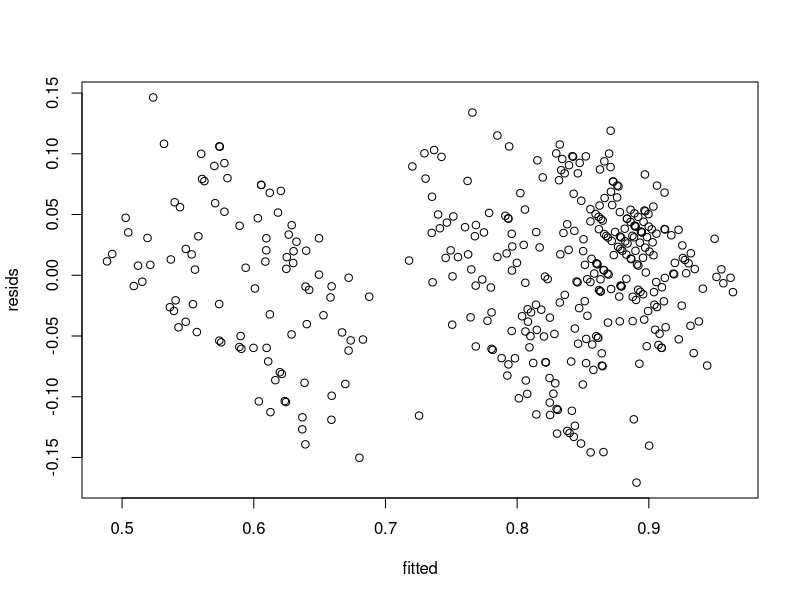
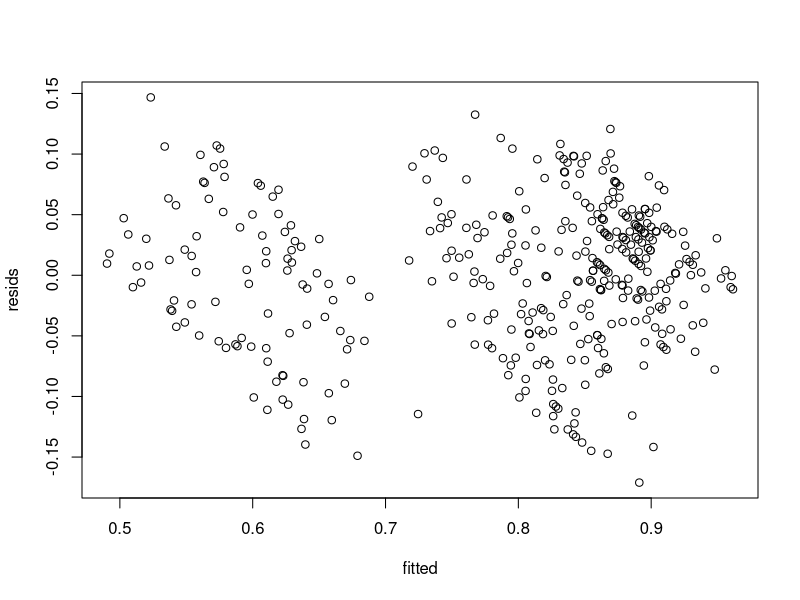
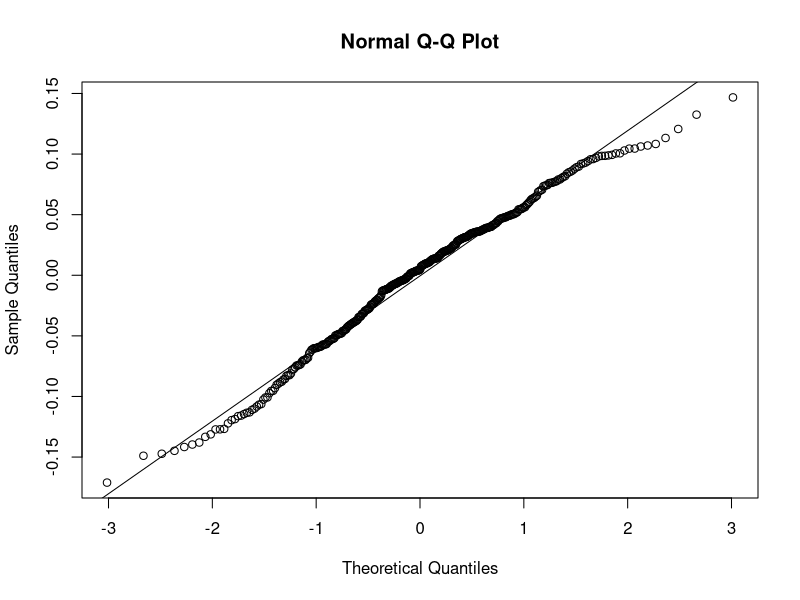
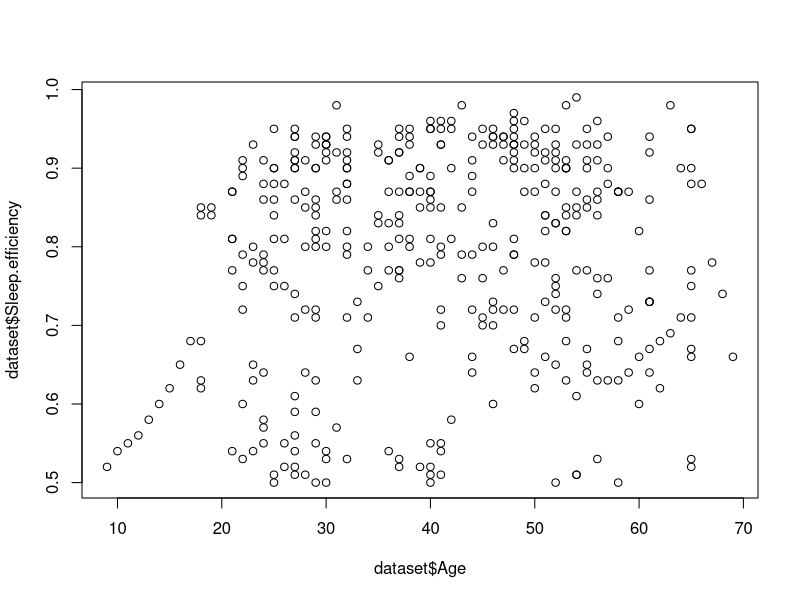
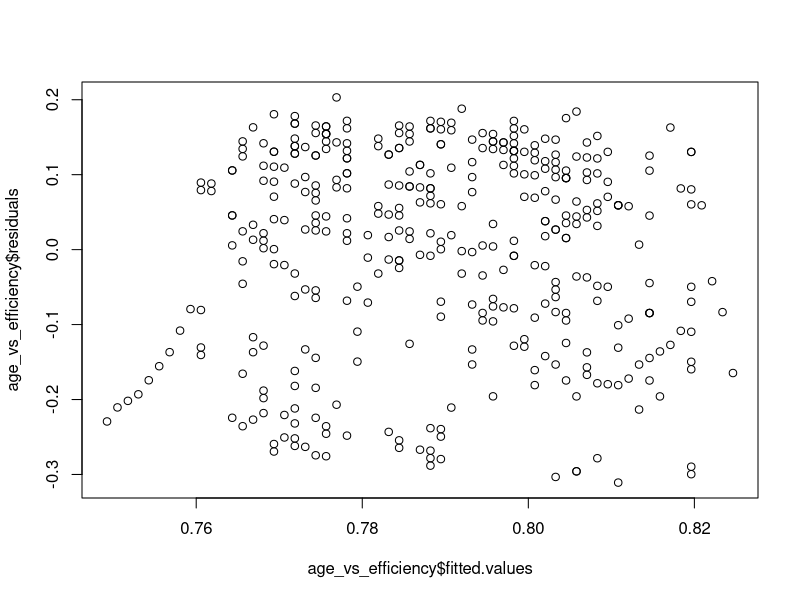
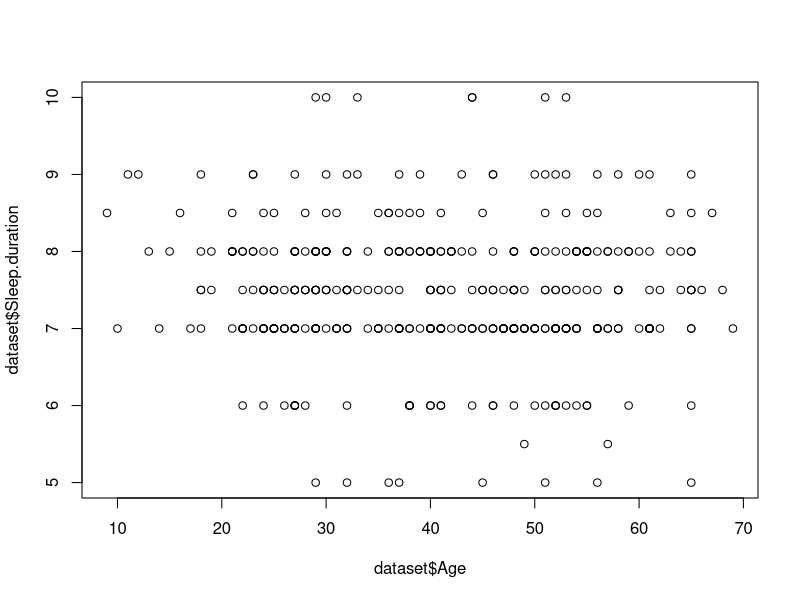
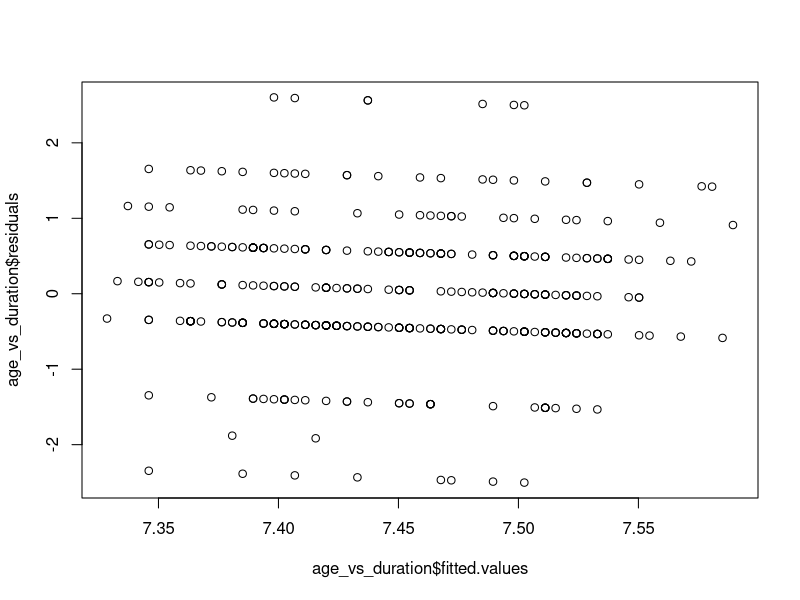
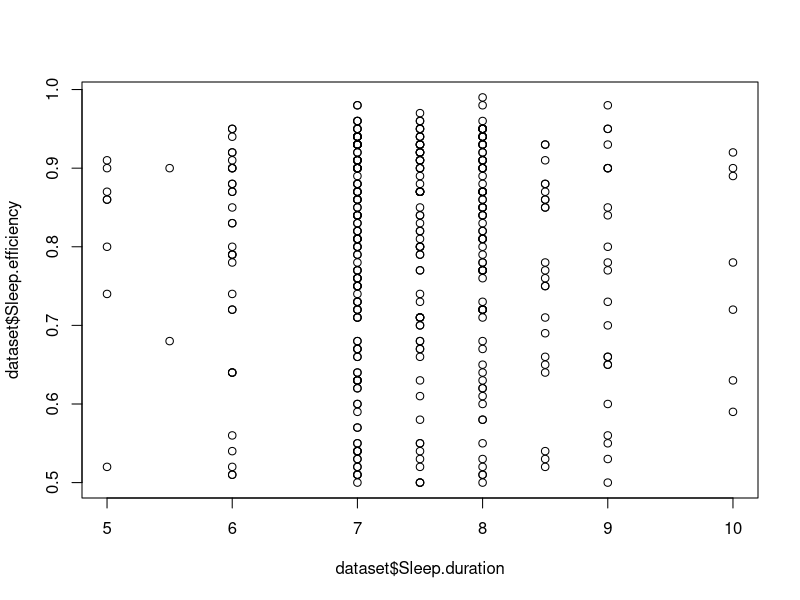

Here is the R script that generated these plots, in order:

#Data preprocessing
dataset = read.table('Sleep_Efficiency.csv', TRUE, ',')
dataset = na.omit(dataset)

dataset$Smoking.status = as.factor(dataset$Smoking.status)
dataset$Gender = as.factor(dataset$Gender)

dataset


#Main model selection
full_model = lm(Sleep.efficiency ~ Age + Gender + Sleep.duration + REM.sleep.percentage + Deep.sleep.percentage + Light.sleep.percentage + Awakenings + Caffeine.consumption +
                 Alcohol.consumption + Smoking.status + Exercise.frequency, data = dataset)
summary(full_model)

resids = full_model$residuals
fitted = full_model$fitted.values

resids_plot = plot(fitted, resids)



optimized = lm(Sleep.efficiency ~ Age + REM.sleep.percentage + Deep.sleep.percentage + Awakenings + Caffeine.consumption +
            Alcohol.consumption + Smoking.status + Exercise.frequency, data = dataset)
summary(optimized)

resids = optimized$residuals
fitted = optimized$fitted.values

resids_plot = plot(fitted, resids)

qq_plot = qqnorm(resids)
qqline(resids)


#Other relevant models
age_vs_efficiency = lm(Sleep.efficiency ~ Age, data = dataset)
summary(age_vs_efficiency)
plot(dataset$Age, dataset$Sleep.efficiency)
plot(age_vs_efficiency$fitted.values, age_vs_efficiency$residuals)

age_vs_duration = lm(Sleep.duration ~ Age, data = dataset)
summary(age_vs_duration)
plot(dataset$Age, dataset$Sleep.duration)
plot(age_vs_duration$fitted.values, age_vs_duration$residuals)

duration_vs_efficiency = lm(Sleep.efficiency ~ Sleep.duration, data = dataset)
summary(duration_vs_efficiency)
plot(dataset$Sleep.duration, dataset$Sleep.efficiency)
plot(duration_vs_efficiency$fitted.values, duration_vs_efficiency$residuals)